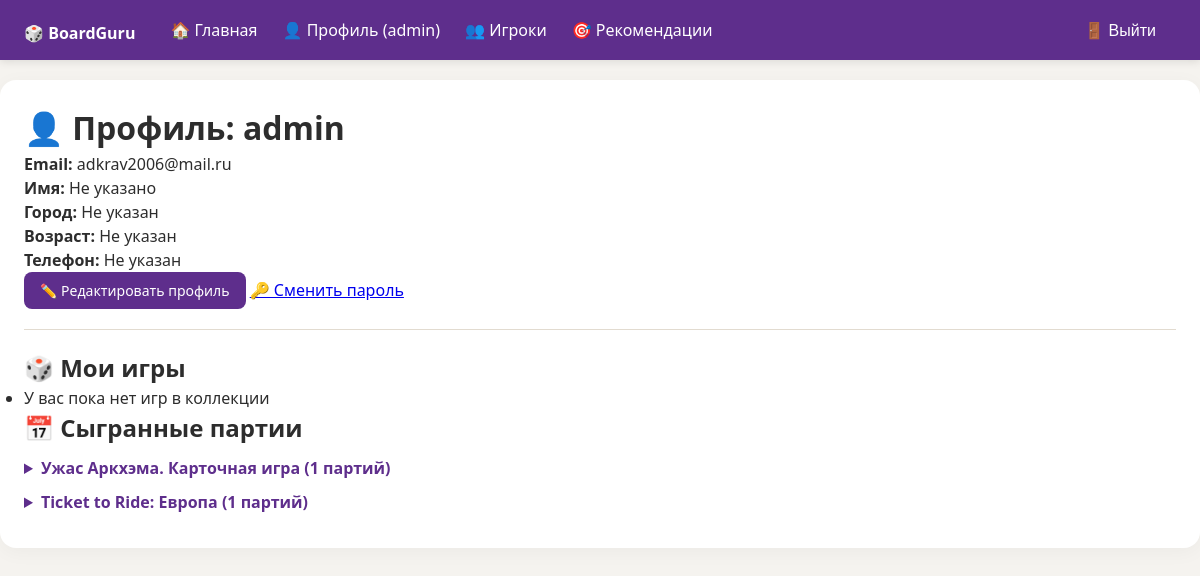
The page /users/profile/ (signed in) on the database its author committed.
### users/models.py (models this page shows, shortened)
class Profile(models.Model):
    user = models.OneToOneField(User, on_delete=models.CASCADE)
    city = models.CharField(max_length=100, blank=True)
    age = models.IntegerField(null=True, blank=True)
    phone = models.CharField(max_length=20, blank=True)

### games/models.py (models this page shows, shortened)
class Game(models.Model):
    name = models.CharField(max_length=200, verbose_name="Название")
    min_players = models.IntegerField(verbose_name="Мин. игроков")
    max_players = models.IntegerField(verbose_name="Макс. игроков")
    min_duration = models.IntegerField(verbose_name="Мин. время (мин)", null=True, blank=True)
    max_duration = models.IntegerField(verbose_name="Макс. время (мин)", null=True, blank=True)
    min_age = models.IntegerField(verbose_name="Мин. возраст", null=True, blank=True)
    max_age = models.IntegerField(verbose_name="Макс. возраст", null=True, blank=True)
    thematics = models.TextField(verbose_name="Тематики", blank=True)
    categories = models.TextField(verbose_name="Категории", blank=True)
    class Meta:
        verbose_name = "Игра"
        verbose_name_plural = "Игры"

### users/views.py (the view)
# urls.py: path('profile/', views.profile, name='profile'),
@login_required
def profile(request):
    profile, created = Profile.objects.get_or_create(user=request.user)
    owned_games = OwnedGame.objects.filter(user=request.user)
    played_games_by_game = {}
    for result in PlayerResult.objects.filter(player=request.user).select_related('played_game__game'):
        game = result.played_game.game
        if game not in played_games_by_game:
            played_games_by_game[game] = []
        played_games_by_game[game].append(result.played_game)
    return render(request, 'users/profile.html', {
        'profile': profile,
        'owned_games': owned_games,
        'played_games_by_game': played_games_by_game,
    })

### templates/users/profile.html (shortened to what this page needs)
{% extends 'base.html' %}
{% block content %}
<h1>👤 Профиль: {{ user.username }}</h1>
<p><strong>Email:</strong> {{ user.email }}</p>
<p><strong>Имя:</strong> {{ user.first_name|default:"Не указано" }}</p>
<p><strong>Город:</strong> {{ profile.city|default:"Не указан" }}</p>
<p><strong>Возраст:</strong> {{ profile.age|default:"Не указан" }}</p>
<p><strong>Телефон:</strong> {{ profile.phone|default:"Не указан" }}</p>
<a href="{% url 'edit_profile' %}" class="btn">✏️ Редактировать профиль</a>
<a href="{% url 'account_change_password' %}">🔑 Сменить пароль</a>
<hr>
<h2>🎲 Мои игры</h2>
<ul>
    {% for game in owned_games %}
        <li>{{ game.game.name }}</li>
    {% empty %}
        <li>У вас пока нет игр в коллекции</li>
    {% endfor %}
</ul>
<h2>📅 Сыгранные партии</h2>
{% if played_games_by_game %}
    {% for game, sessions in played_games_by_game.items %}
        <details>
            <summary><strong>{{ game.name }}</strong> ({{ sessions|length }} партий)</summary>
        </details>
    {% endfor %}
{% else %}
    <p>Вы ещё не записали ни одной партии</p>
{% endif %}
{% endblock %}

### templates/base.html (shortened to what this page needs)
<!DOCTYPE html>
<html>
<head>
</head>
<body>
    <nav>
        <div class="nav-left">
            <div class="logo">
                <a href="{% url 'games' %}">🎲 BoardGuru</a>
            </div>
            <a href="{% url 'games' %}">🏠 Главная</a>
            {% if user.is_authenticated %}
                <a href="{% url 'profile' %}">👤 Профиль ({{ user.username }})</a>
                <a href="{% url 'user_list' %}">👥 Игроки</a>
                <a href="{% url 'recommendations' %}">🎯 Рекомендации</a>
            {% endif %}
        </div>
        <div class="nav-right">
            {% if user.is_authenticated %}
                <form action="{% url 'account_logout' %}" method="post" style="display: inline;">
                    <button type="submit">🚪 Выйти</button>
                </form>
            {% else %}
                <a href="{% url 'account_login' %}">🔐 Войти</a>
                <a href="{% url 'account_signup' %}">📝 Регистрация</a>
            {% endif %}
        </div>
    </nav>
    <div class="container">
        {% block content %}{% endblock %}
    </div>
</body>
</html>

### templates/base.html (style rules this page uses)
* { margin: 0; padding: 0; box-sizing: border-box; }
body { font-family: 'Segoe UI', 'Inter', -apple-system, BlinkMacSystemFont, Roboto, sans-serif; background: #f5f3ef; color: #2d2d2d; line-height: 1.5; }
nav { background: #5E2E8C; padding: 12px 24px; color: white; display: flex; justify-content: space-between; align-items: center; flex-wrap: wrap; gap: 15px; box-shadow: 0 2px 8px rgba(0,0,0,0.1); }
nav a, nav button { color: white; text-decoration: none; margin-right: 20px; background: none; border: none; cursor: pointer; font-size: 16px; transition: opacity 0.2s; }
.nav-left { display: flex; align-items: center; flex-wrap: wrap; gap: 5px; }
.nav-right { display: flex; align-items: center; flex-wrap: wrap; gap: 5px; }
.logo { font-size: 24px; font-weight: 700; margin-right: 30px; }
.logo a { color: white; text-decoration: none; margin-right: 0; }
.container { max-width: 1400px; margin: 20px auto; padding: 24px; background: white; border-radius: 16px; box-shadow: 0 4px 20px rgba(0, 0, 0, 0.04); }
.btn { background: #5E2E8C; color: white; padding: 8px 16px; text-decoration: none; border-radius: 8px; border: none; cursor: pointer; font-size: 14px; transition: background 0.2s; display: inline-block; }
details { margin: 10px 0; }
summary { cursor: pointer; font-weight: 600; color: #5E2E8C; }
hr { margin: 20px 0; border: none; border-top: 1px solid #e2dbd0; }

### rows shown on the page
Profile: city "Не указан", age "Не указан", phone "Не указан"
Game: name "Ужас Аркхэма. Карточная игра", sessions "1"
Game: name "Ticket to Ride: Европа", sessions "1"

### other values the page prints
{{ user.username }} "admin"
{{ user.email }} "adkrav2006@mail.ru"
{{ user.first_name|default:"Не указано" }} "Не указано"
